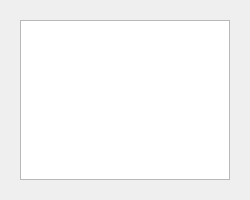
<?xml version="1.0" encoding="UTF-8"?>
<ui version="4.0">
 <class>logDialogForm</class>
 <widget class="QDialog" name="logDialogForm">
  <property name="geometry">
   <rect>
    <x>0</x>
    <y>0</y>
    <width>250</width>
    <height>200</height>
   </rect>
  </property>
  <property name="minimumSize">
   <size>
    <width>250</width>
    <height>200</height>
   </size>
  </property>
  <property name="windowTitle">
   <string>Dialog</string>
  </property>
  <layout class="QGridLayout" name="gridLayout">
   <item row="0" column="0">
    <widget class="QWidget" name="logEditContainer" native="true">
     <layout class="QGridLayout" name="gridLayout_2">
      <item row="0" column="0">
       <widget class="QPlainTextEdit" name="logTextEdit">
        <property name="readOnly">
         <bool>true</bool>
        </property>
       </widget>
      </item>
     </layout>
    </widget>
   </item>
  </layout>
 </widget>
 <resources/>
 <connections/>
</ui>
